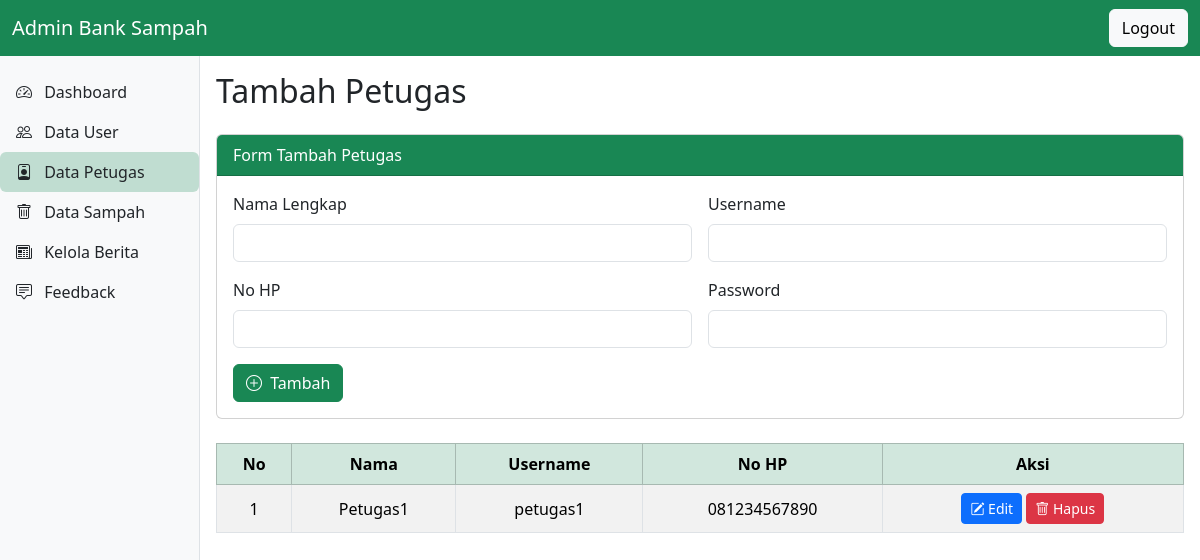
Before: /admin/admin_petugas.php (signed in) with the older database file.
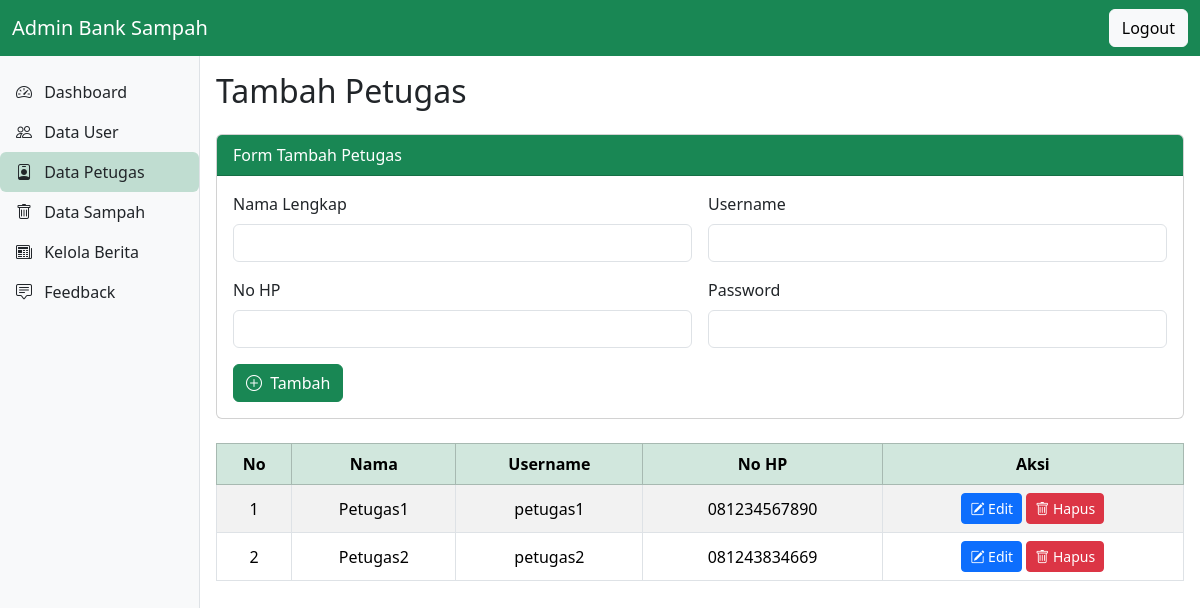
After: the same page with the newer database file.
### tables this page shows
CREATE TABLE `petugas` (
  `id_petugas` int(10) UNSIGNED NOT NULL,
  `nama_petugas` varchar(75) DEFAULT NULL,
  `username` varchar(50) DEFAULT NULL,
  `password` varchar(255) NOT NULL,
  `no_hp` varchar(20) NOT NULL,
  `role` enum('petugas') DEFAULT NULL
);

### admin/admin_petugas.php (the view, shortened to what this page needs)
<?php
require_once '../config/db.php';
$result = $conn->query("SELECT * FROM petugas");
?>
<!DOCTYPE html>
<html lang="id">
<head>
    <link href="https://cdn.jsdelivr.net/npm/bootstrap@5.3.3/dist/css/bootstrap.min.css" rel="stylesheet">
    <link href="https://cdn.jsdelivr.net/npm/bootstrap-icons@1.10.5/font/bootstrap-icons.css" rel="stylesheet">
    <link href="../assets/css/admin.css" rel="stylesheet">
</head>
<body>
<nav class="navbar navbar-expand-lg navbar-dark bg-success fixed-top">
    <div class="container-fluid">
        <a class="navbar-brand" href="#">Admin Bank Sampah</a>
        <div class="d-flex">
            <a href="../auth/logout.php" class="btn btn-light">Logout</a>
        </div>
    </div>
</nav>
<div class="custom-sidebar">
    <ul class="nav flex-column">
        <li class="nav-item"><a class="nav-link text-dark px-3 py-2" href="admin_dashboard.php"><i class="bi bi-speedometer2 me-2"></i> Dashboard</a></li>
        <li class="nav-item"><a class="nav-link text-dark px-3 py-2" href="admin_user.php"><i class="bi bi-people me-2"></i> Data User</a></li>
        <li class="nav-item"><a class="nav-link active text-dark bg-success bg-opacity-25 rounded px-3 py-2" href="admin_petugas.php"><i class="bi bi-person-badge me-2"></i> Data Petugas</a></li>
        <li class="nav-item"><a class="nav-link text-dark px-3 py-2" href="admin_sampah.php"><i class="bi bi-trash me-2"></i> Data Sampah</a></li>
        <li class="nav-item"><a class="nav-link text-dark px-3 py-2" href="admin_berita.php"><i class="bi bi-newspaper me-2"></i> Kelola Berita</a></li>
        <li class="nav-item"><a class="nav-link text-dark px-3 py-2" href="admin_feedback.php"><i class="bi bi-chat-square-text me-2"></i> Feedback</a></li>
    </ul>
</div>
<main class="main-content">
    <h2 class="mb-4">Tambah Petugas</h2>
    <div class="card mb-4">
        <div class="card-header bg-success text-white">Form Tambah Petugas</div>
        <div class="card-body">
            <form method="POST">
                <div class="row g-3">
                    <div class="col-md-6">
                        <label class="form-label">Nama Lengkap</label>
                        <input type="text" name="nama_petugas" class="form-control" required>
                    </div>
                    <div class="col-md-6">
                        <label class="form-label">Username</label>
                        <input type="text" name="username" class="form-control" required>
                    </div>
                    <div class="col-md-6">
                        <label class="form-label">No HP</label>
                        <input type="text" name="no_hp" class="form-control" required>
                    </div>
                    <div class="col-md-6">
                        <label class="form-label">Password</label>
                        <input type="password" name="password" class="form-control" required>
                    </div>
                </div>
                <div class="mt-3">
                    <button type="submit" name="tambah" class="btn btn-success"><i class="bi bi-plus-circle me-1"></i> Tambah</button>
                </div>
            </form>
        </div>
    </div>
    <div class="table-responsive">
        <table class="table table-bordered table-striped align-middle">
            <thead class="table-success text-center">
                <tr>
                    <th>No</th>
                    <th>Nama</th>
                    <th>Username</th>
                    <th>No HP</th>
                    <th>Aksi</th>
                </tr>
            </thead>
            <tbody class="text-center">
                <?php
                $no = 1;
                while ($row = mysqli_fetch_assoc($result)) {
                    echo "<tr>
                        <td>{$no}</td>
                        <td>{$row['nama_petugas']}</td>
                        <td>{$row['username']}</td>
                        <td>{$row['no_hp']}</td>
                        <td>
                            <button class='btn btn-sm btn-primary' data-bs-toggle='modal' data-bs-target='#editModal{$row['id_petugas']}'><i class='bi bi-pencil-square'></i> Edit</button>
                            <a href='admin_petugas.php?hapus={$row['id_petugas']}' class='btn btn-sm btn-danger' onclick=\"return confirm('Yakin ingin menghapus data ini?')\"><i class='bi bi-trash'></i> Hapus</a>
                        </td>
                    </tr>";
                    $no++;
                }
                ?>
            </tbody>
        </table>
    </div>
</main>
</body>
</html>

Changed rows visible on the page:
added petugas: nama_petugas "Petugas2", username "petugas2", no_hp "081243834669"
